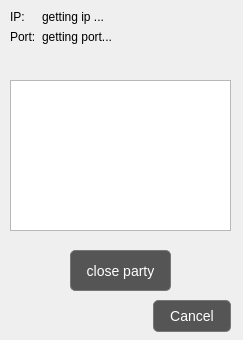
<?xml version="1.0" encoding="UTF-8"?>
<ui version="4.0">
 <class>createserverdialog</class>
 <widget class="QDialog" name="createserverdialog">
  <property name="geometry">
   <rect>
    <x>0</x>
    <y>0</y>
    <width>243</width>
    <height>340</height>
   </rect>
  </property>
  <property name="windowTitle">
   <string>Dialog</string>
  </property>
  <property name="styleSheet">
   <string notr="true">QPushButton {
    /* --- حالت عادی دکمه --- */
    background-color: #555555; /* رنگ پس‌زمینه کمی روشن‌تر از کل صفحه */
    color: white;              /* رنگ متن */
    border: 1px solid #777777; /* یک حاشیه مشخص برای دکمه */
    padding: 8px 16px;         /* فاصله متن از لبه‌های دکمه */
    border-radius: 5px;        /* گرد کردن گوشه‌های دکمه */
    font-size: 14px;
}

QPushButton:hover {
    /* --- وقتی ماوس روی دکمه قرار می‌گیرد --- */
    background-color: #666666; /* پس‌زمینه کمی روشن‌تر می‌شود */
    border-color: #888888;
}

QPushButton:pressed {
    /* --- وقتی دکمه فشرده می‌شود --- */
    background-color: #444444; /* پس‌زمینه کمی تیره‌تر می‌شود */
    border-style: inset;       /* ایجاد حس فرورفتگی */
    padding-left: 18px;        /* حرکت جزئی متن برای حس کلیک شدن */
    padding-top: 10px;
}</string>
  </property>
  <widget class="QDialogButtonBox" name="buttonBox">
   <property name="geometry">
    <rect>
     <x>140</x>
     <y>300</y>
     <width>91</width>
     <height>32</height>
    </rect>
   </property>
   <property name="orientation">
    <enum>Qt::Orientation::Horizontal</enum>
   </property>
   <property name="standardButtons">
    <set>QDialogButtonBox::StandardButton::Cancel</set>
   </property>
  </widget>
  <widget class="QWidget" name="formLayoutWidget">
   <property name="geometry">
    <rect>
     <x>10</x>
     <y>10</y>
     <width>221</width>
     <height>61</height>
    </rect>
   </property>
   <layout class="QFormLayout" name="formLayout">
    <item row="0" column="0">
     <widget class="QLabel" name="label">
      <property name="text">
       <string>IP:</string>
      </property>
     </widget>
    </item>
    <item row="1" column="0">
     <widget class="QLabel" name="label_2">
      <property name="text">
       <string>Port:</string>
      </property>
     </widget>
    </item>
    <item row="0" column="1">
     <widget class="QLabel" name="lblIP">
      <property name="text">
       <string>getting ip ...</string>
      </property>
     </widget>
    </item>
    <item row="1" column="1">
     <widget class="QLabel" name="lblPort">
      <property name="text">
       <string>getting port...</string>
      </property>
     </widget>
    </item>
   </layout>
  </widget>
  <widget class="QListWidget" name="listUsers">
   <property name="geometry">
    <rect>
     <x>10</x>
     <y>80</y>
     <width>221</width>
     <height>151</height>
    </rect>
   </property>
  </widget>
  <widget class="QPushButton" name="btnCloseParty">
   <property name="geometry">
    <rect>
     <x>70</x>
     <y>250</y>
     <width>101</width>
     <height>41</height>
    </rect>
   </property>
   <property name="text">
    <string>close party</string>
   </property>
  </widget>
 </widget>
 <resources/>
 <connections>
  <connection>
   <sender>buttonBox</sender>
   <signal>accepted()</signal>
   <receiver>createserverdialog</receiver>
   <slot>accept()</slot>
   <hints>
    <hint type="sourcelabel">
     <x>248</x>
     <y>254</y>
    </hint>
    <hint type="destinationlabel">
     <x>157</x>
     <y>274</y>
    </hint>
   </hints>
  </connection>
  <connection>
   <sender>buttonBox</sender>
   <signal>rejected()</signal>
   <receiver>createserverdialog</receiver>
   <slot>reject()</slot>
   <hints>
    <hint type="sourcelabel">
     <x>316</x>
     <y>260</y>
    </hint>
    <hint type="destinationlabel">
     <x>286</x>
     <y>274</y>
    </hint>
   </hints>
  </connection>
 </connections>
</ui>
